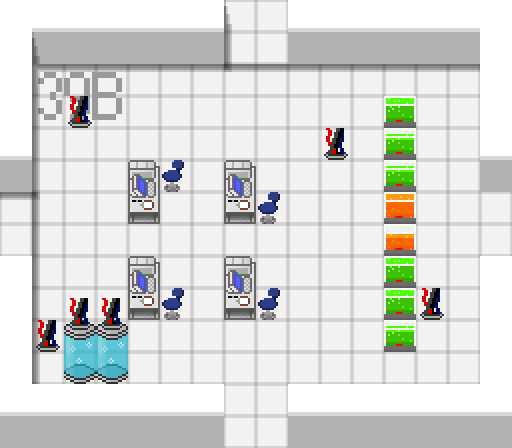

The image is a tile-based game level rendered from a .tmx file. Its description and complete source (layers, tilesets, objects, tile grids) follow:
An orthogonal 16x14 tile map with 32x32 px tiles, 7 tile layers (Background, Walls, Decorations, Shadows, ...), 4 hidden layers not drawn.

<map version="1.0" tiledversion="1.1.5" orientation="orthogonal" renderorder="right-down" width="16" height="14" tilewidth="32" tileheight="32" infinite="0" nextobjectid="1">
 <tileset firstgid="1" name="tileset" tilewidth="32" tileheight="32" tilecount="54" columns="6">
  <image source="tileset.png" width="192" height="288" />
 </tileset>
 <layer name="Background" width="16" height="14">
  <data encoding="csv">
33,33,33,33,33,33,33,33,33,33,33,33,33,33,33,33,
33,33,33,33,33,33,33,33,33,33,33,33,33,33,33,33,
33,33,33,33,33,33,33,33,33,33,33,33,33,33,33,33,
33,33,33,33,33,33,33,33,33,33,33,33,33,33,33,33,
33,33,33,33,33,33,33,33,33,33,33,33,33,33,33,33,
33,33,33,33,33,33,33,33,33,33,33,33,33,33,33,33,
33,33,33,33,33,33,33,33,33,33,33,33,33,33,33,33,
33,33,33,33,33,33,33,33,33,33,33,33,33,33,33,33,
33,33,33,33,33,33,33,33,33,33,33,33,33,33,33,33,
33,33,33,33,33,33,33,33,33,33,33,33,33,33,33,33,
33,33,33,33,33,33,33,33,33,33,33,33,33,33,33,33,
33,33,33,33,33,33,33,33,33,33,33,33,33,33,33,33,
33,33,33,33,33,33,33,33,33,33,33,33,33,33,33,33,
33,33,33,33,33,33,33,33,33,33,33,33,33,33,33,33
</data>
 </layer>
 <layer name="Walls" width="16" height="14">
  <data encoding="csv">
34,41,41,41,41,41,41,0,0,41,41,41,41,41,41,34,
34,36,36,36,36,36,36,0,0,36,36,36,36,36,36,34,
34,0,0,0,0,0,0,0,0,0,0,0,0,0,0,34,
34,0,0,0,0,0,0,0,0,0,0,0,30,0,0,34,
41,0,0,0,0,0,0,0,0,0,0,0,24,0,0,41,
36,0,0,0,22,32,0,22,0,0,0,0,24,0,0,36,
0,0,0,0,28,0,0,28,32,0,0,0,35,0,0,0,
0,0,0,0,0,0,0,0,0,0,0,0,31,0,0,0,
34,0,0,0,22,0,0,22,0,0,0,0,30,0,0,34,
34,0,4,4,28,32,0,28,32,0,0,0,30,0,0,34,
34,0,10,10,0,0,0,0,0,0,0,0,24,0,0,34,
34,0,16,16,0,0,0,0,0,0,0,0,0,0,0,34,
41,41,41,41,41,41,41,0,0,41,41,41,41,41,41,41,
36,36,36,36,36,36,36,0,0,36,36,36,36,36,36,36
</data>
 </layer>
 <layer name="Decorations" width="16" height="14">
  <data encoding="csv">
0,0,0,0,0,0,0,0,0,0,0,0,0,0,0,0,
0,0,0,0,0,0,0,0,0,0,0,0,0,0,0,0,
0,19,20,21,0,0,0,0,0,0,0,0,0,0,0,0,
0,25,26,27,0,0,0,0,0,0,0,0,0,0,0,0,
0,0,0,0,0,0,0,0,0,0,0,0,0,0,0,0,
0,0,0,0,0,0,0,0,0,0,0,0,0,0,0,0,
0,0,0,0,0,0,0,0,0,0,0,0,0,0,0,0,
0,0,0,0,0,0,0,0,0,0,0,0,0,0,0,0,
0,0,0,0,0,0,0,0,0,0,0,0,0,0,0,0,
0,0,0,0,0,0,0,0,0,0,0,0,0,0,0,0,
0,0,0,0,0,0,0,0,0,0,0,0,0,0,0,0,
0,0,0,0,0,0,0,0,0,0,0,0,0,0,0,0,
0,0,0,0,0,0,0,0,0,0,0,0,0,0,0,0,
0,0,0,0,0,0,0,0,0,0,0,0,0,0,0,0
</data>
 </layer>
 <layer name="Shadows" width="16" height="14">
  <data encoding="csv">
0,0,0,0,0,0,0,44,0,0,0,0,0,0,0,0,
0,44,0,0,0,0,0,46,0,0,0,0,0,0,0,0,
0,45,43,43,43,43,43,52,0,43,43,43,43,43,43,0,
0,46,0,0,0,0,0,0,0,0,0,0,0,0,0,0,
0,46,0,0,0,0,0,0,0,0,0,0,0,0,0,0,
0,46,0,0,0,0,0,0,0,0,0,0,0,0,0,0,
43,52,0,0,0,0,0,0,0,0,0,0,0,0,0,0,
0,0,0,0,0,0,0,0,0,0,0,0,0,0,0,0,
0,46,0,0,0,0,0,0,0,0,0,0,0,0,0,0,
0,46,0,0,0,0,0,0,0,0,0,0,0,0,0,0,
0,46,0,0,0,0,0,0,0,0,0,0,0,0,0,0,
0,46,0,0,0,0,0,0,0,0,0,0,0,0,0,0,
0,0,0,0,0,0,0,0,0,0,0,0,0,0,0,0,
0,0,0,0,0,0,0,0,0,0,0,0,0,0,0,0
</data>
 </layer>
 <layer name="UpShadows" width="16" height="14">
  <data encoding="csv">
0,0,0,0,0,0,0,0,0,0,0,0,0,0,0,0,
0,0,0,0,0,0,0,0,0,0,0,0,0,0,0,0,
0,0,0,0,0,0,0,43,43,0,0,0,0,0,0,0,
0,0,0,0,0,0,0,0,0,0,0,0,0,0,0,0,
0,0,0,0,0,0,0,0,0,0,0,0,0,0,0,0,
0,0,0,0,0,0,0,0,0,0,0,0,0,0,0,0,
0,0,0,0,0,0,0,0,0,0,0,0,0,0,0,0,
0,0,0,0,0,0,0,0,0,0,0,0,0,0,0,0,
0,0,0,0,0,0,0,0,0,0,0,0,0,0,0,0,
0,0,0,0,0,0,0,0,0,0,0,0,0,0,0,0,
0,0,0,0,0,0,0,0,0,0,0,0,0,0,0,0,
0,0,0,0,0,0,0,0,0,0,0,0,0,0,0,0,
0,0,0,0,0,0,0,0,0,0,0,0,0,0,0,0,
0,0,0,0,0,0,0,0,0,0,0,0,0,0,0,0
</data>
 </layer>
 <layer name="LeftShadows" width="16" height="14">
  <data encoding="csv">
0,0,0,0,0,0,0,0,0,0,0,0,0,0,0,0,
0,0,0,0,0,0,0,0,0,0,0,0,0,0,0,0,
0,0,0,0,0,0,0,0,0,0,0,0,0,0,0,0,
0,0,0,0,0,0,0,0,0,0,0,0,0,0,0,0,
0,0,0,0,0,0,0,0,0,0,0,0,0,0,0,0,
0,0,0,0,0,0,0,0,0,0,0,0,0,0,0,0,
0,46,0,0,0,0,0,0,0,0,0,0,0,0,0,0,
0,46,0,0,0,0,0,0,0,0,0,0,0,0,0,0,
0,0,0,0,0,0,0,0,0,0,0,0,0,0,0,0,
0,0,0,0,0,0,0,0,0,0,0,0,0,0,0,0,
0,0,0,0,0,0,0,0,0,0,0,0,0,0,0,0,
0,0,0,0,0,0,0,0,0,0,0,0,0,0,0,0,
0,0,0,0,0,0,0,0,0,0,0,0,0,0,0,0,
0,0,0,0,0,0,0,0,0,0,0,0,0,0,0,0
</data>
 </layer>
 <layer name="Enemy" width="16" height="14">
  <data encoding="csv">
0,0,0,0,0,0,0,0,0,0,0,0,0,0,0,0,
0,0,0,0,0,0,0,0,0,0,0,0,0,0,0,0,
0,0,0,0,0,0,0,0,0,0,0,0,0,0,0,0,
0,0,38,0,0,0,0,0,0,0,0,0,0,0,0,0,
0,0,0,0,0,0,0,0,0,0,38,0,0,0,0,0,
0,0,0,0,0,0,0,0,0,0,0,0,0,0,0,0,
0,0,0,0,0,0,0,0,0,0,0,0,0,0,0,0,
0,0,0,0,0,0,0,0,0,0,0,0,0,0,0,0,
0,0,0,0,0,0,0,0,0,0,0,0,0,0,0,0,
0,0,0,0,0,0,0,0,0,0,0,0,0,38,0,0,
0,38,0,0,0,0,0,0,0,0,0,0,0,0,0,0,
0,0,0,0,0,0,0,0,0,0,0,0,0,0,0,0,
0,0,0,0,0,0,0,0,0,0,0,0,0,0,0,0,
0,0,0,0,0,0,0,0,0,0,0,0,0,0,0,0
</data>
 </layer>
 <layer name="Up" width="16" height="14" visible="0">
  <data encoding="csv">
0,0,0,0,0,0,0,41,41,0,0,0,0,0,0,0,
0,0,0,0,0,0,0,36,36,0,0,0,0,0,0,0,
0,0,0,0,0,0,0,0,0,0,0,0,0,0,0,0,
0,0,0,0,0,0,0,0,0,0,0,0,0,0,0,0,
0,0,0,0,0,0,0,0,0,0,0,0,0,0,0,0,
0,0,0,0,0,0,0,0,0,0,0,0,0,0,0,0,
0,0,0,0,0,0,0,0,0,0,0,0,0,0,0,0,
0,0,0,0,0,0,0,0,0,0,0,0,0,0,0,0,
0,0,0,0,0,0,0,0,0,0,0,0,0,0,0,0,
0,0,0,0,0,0,0,0,0,0,0,0,0,0,0,0,
0,0,0,0,0,0,0,0,0,0,0,0,0,0,0,0,
0,0,0,0,0,0,0,0,0,0,0,0,0,0,0,0,
0,0,0,0,0,0,0,0,0,0,0,0,0,0,0,0,
0,0,0,0,0,0,0,0,0,0,0,0,0,0,0,0
</data>
 </layer>
 <layer name="Right" width="16" height="14" visible="0">
  <data encoding="csv">
0,0,0,0,0,0,0,0,0,0,0,0,0,0,0,0,
0,0,0,0,0,0,0,0,0,0,0,0,0,0,0,0,
0,0,0,0,0,0,0,0,0,0,0,0,0,0,0,0,
0,0,0,0,0,0,0,0,0,0,0,0,0,0,0,0,
0,0,0,0,0,0,0,0,0,0,0,0,0,0,0,34,
0,0,0,0,0,0,0,0,0,0,0,0,0,0,0,34,
0,0,0,0,0,0,0,0,0,0,0,0,0,0,0,34,
0,0,0,0,0,0,0,0,0,0,0,0,0,0,0,34,
0,0,0,0,0,0,0,0,0,0,0,0,0,0,0,0,
0,0,0,0,0,0,0,0,0,0,0,0,0,0,0,0,
0,0,0,0,0,0,0,0,0,0,0,0,0,0,0,0,
0,0,0,0,0,0,0,0,0,0,0,0,0,0,0,0,
0,0,0,0,0,0,0,0,0,0,0,0,0,0,0,0,
0,0,0,0,0,0,0,0,0,0,0,0,0,0,0,0
</data>
 </layer>
 <layer name="Down" width="16" height="14" visible="0">
  <data encoding="csv">
0,0,0,0,0,0,0,0,0,0,0,0,0,0,0,0,
0,0,0,0,0,0,0,0,0,0,0,0,0,0,0,0,
0,0,0,0,0,0,0,0,0,0,0,0,0,0,0,0,
0,0,0,0,0,0,0,0,0,0,0,0,0,0,0,0,
0,0,0,0,0,0,0,0,0,0,0,0,0,0,0,0,
0,0,0,0,0,0,0,0,0,0,0,0,0,0,0,0,
0,0,0,0,0,0,0,0,0,0,0,0,0,0,0,0,
0,0,0,0,0,0,0,0,0,0,0,0,0,0,0,0,
0,0,0,0,0,0,0,0,0,0,0,0,0,0,0,0,
0,0,0,0,0,0,0,0,0,0,0,0,0,0,0,0,
0,0,0,0,0,0,0,0,0,0,0,0,0,0,0,0,
0,0,0,0,0,0,0,0,0,0,0,0,0,0,0,0,
0,0,0,0,0,0,0,41,41,0,0,0,0,0,0,0,
0,0,0,0,0,0,0,36,36,0,0,0,0,0,0,0
</data>
 </layer>
 <layer name="Left" width="16" height="14" visible="0">
  <data encoding="csv">
0,0,0,0,0,0,0,0,0,0,0,0,0,0,0,0,
0,0,0,0,0,0,0,0,0,0,0,0,0,0,0,0,
0,0,0,0,0,0,0,0,0,0,0,0,0,0,0,0,
0,0,0,0,0,0,0,0,0,0,0,0,0,0,0,0,
34,0,0,0,0,0,0,0,0,0,0,0,0,0,0,0,
34,0,0,0,0,0,0,0,0,0,0,0,0,0,0,0,
34,0,0,0,0,0,0,0,0,0,0,0,0,0,0,0,
34,0,0,0,0,0,0,0,0,0,0,0,0,0,0,0,
0,0,0,0,0,0,0,0,0,0,0,0,0,0,0,0,
0,0,0,0,0,0,0,0,0,0,0,0,0,0,0,0,
0,0,0,0,0,0,0,0,0,0,0,0,0,0,0,0,
0,0,0,0,0,0,0,0,0,0,0,0,0,0,0,0,
0,0,0,0,0,0,0,0,0,0,0,0,0,0,0,0,
0,0,0,0,0,0,0,0,0,0,0,0,0,0,0,0
</data>
 </layer>
</map>
